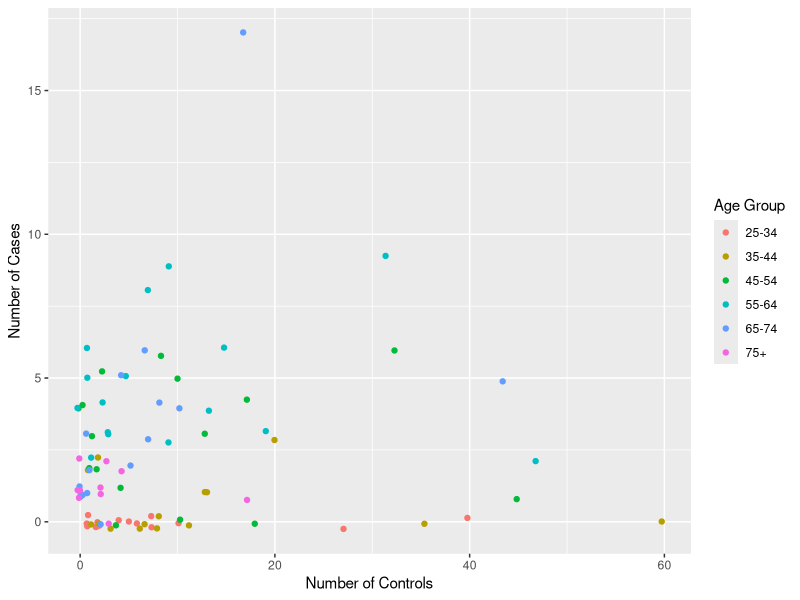
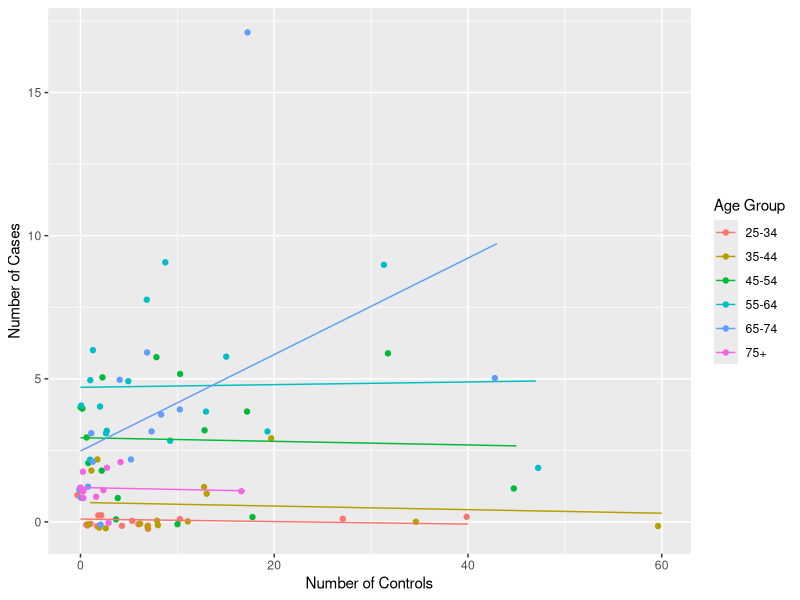
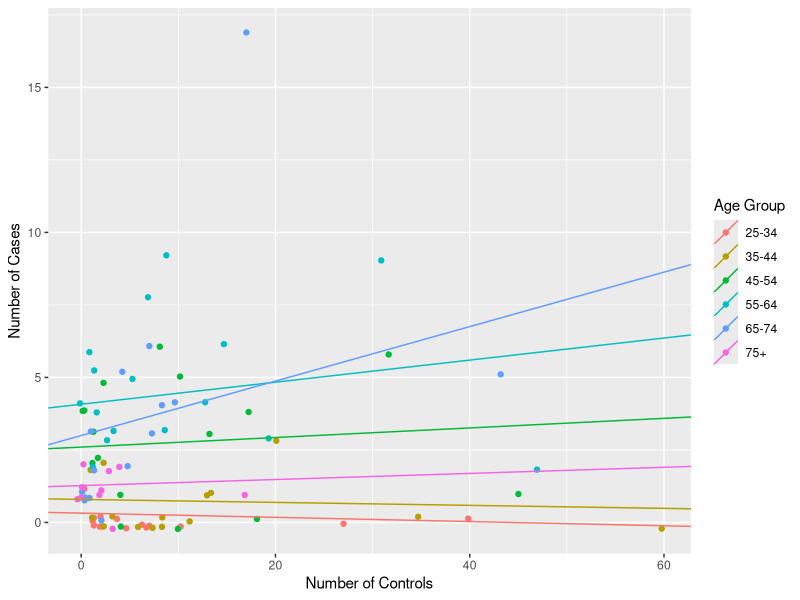
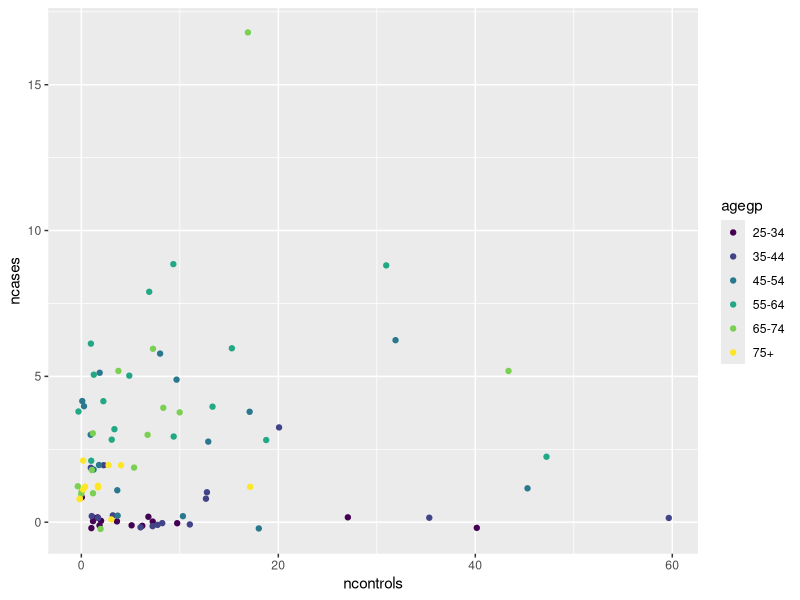
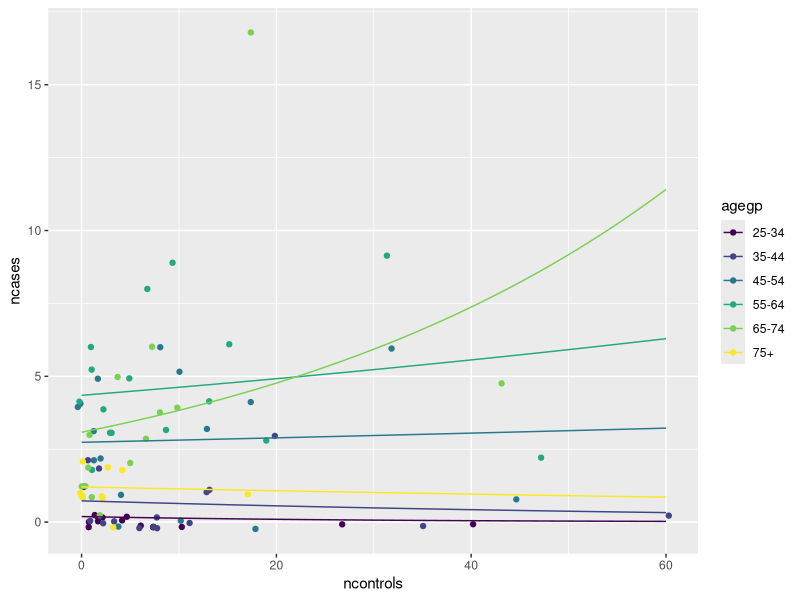
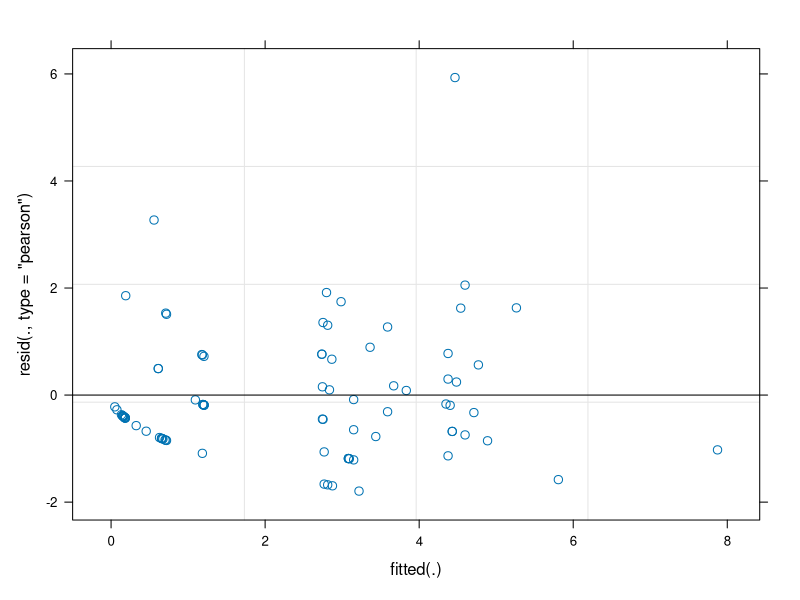

Recreate these plots in R, in order.
## ---- chunk 1
suppressMessages(library(tidyverse))
library(plyr)
dat <- as_tibble(esoph) %>% 
    mutate(agegp = as.character(agegp))
(p <- ggplot(dat, aes(ncontrols, ncases, group=agegp, colour=agegp)) +
    geom_jitter(height=0.25) +
    scale_colour_discrete("Age Group") +
    ylab("Number of Cases") + xlab("Number of Controls"))
## ---- chunk 2
p + geom_smooth(method="lm", se=FALSE, size=0.5)
## ---- chunk 3
dat %>% 
    group_by(agegp) %>% 
    summarise(n=length(ncases))
## ---- chunk 4
# library(tidyverse)
# library(broom)
# set.seed(1000)
# ## Number of groups
# g <- 10
# ## Number of observations per group
# ng <- 10
# ## Initiate slope and SE estimates
# beta1hat <- numeric(0)
# se <- numeric(0)
# for (i in 1:1000) {
#   ## Generate intercept and slope from a joint Normal distribution
#   beta0 <- rnorm(g)
#   beta1 <- 1 + beta0 + rnorm(g)
#   ## Generate iid data from within each group
#   dat <- tibble(group=LETTERS[1:g], beta0, beta1) %>%
#     mutate(x = map(beta0, ~ rnorm(ng))) %>%
#     unnest() %>%
#     group_by(group) %>%
#     mutate(eps = rnorm(length(x)),
#            y = beta0 + beta1 * x + eps)
#   ## Fit a linear regression, forcing a common slope
#   fit <- lm(y ~ x + group, data=dat) %>%
#     tidy()
#   beta1hat[i] <- fit$estimate[2]
#   se[i] <- fit$std.error[2]
# }
# ## Actual SE:
# sd(beta1hat)
# ## SE given from the lm fit:
# mean(se)
# 
# ## Here's a plot of the last sample generated:
# ggplot(dat, aes(x, y)) +
#   geom_point(aes(colour=group), alpha=0.5) +
#   theme_bw()
## ---- chunk 5
library(lme4)
fit <- lmer(ncases ~ ncontrols + (ncontrols | agegp), 
            data=dat)
## ---- chunk 6
summary(fit)
## ---- chunk 7
(par_coll <- coef(fit)[[1]])
## ---- chunk 8
## Put the slopes and intercepts with the data frame:
par_coll %>% 
    rownames_to_column("agegp") %>% 
    left_join(dat, by="agegp")
par_coll <- rownames_to_column(par_coll)
dat <- ddply(dat, ~ agegp, function(df){
    pars <- subset(par_coll, rowname==unique(df$agegp))
    int <- pars$`(Intercept)`
    slp <- pars$ncontrols
    cbind(df, intercept=int, slope=slp)
})

## Plot
ggplot(dat, aes(ncontrols, ncases, group=agegp, colour=agegp)) +
    geom_jitter(height=0.25) +
    geom_abline(aes(intercept=intercept, slope=slope, colour=agegp)) +
    scale_colour_discrete("Age Group") +
    ylab("Number of Cases") + xlab("Number of Controls")
## ---- chunk 9
library(lme4)
## ---- chunk 10
library(ggplot2)
library(dplyr)
dat <- esoph
p <- ggplot(dat, aes(ncontrols, ncases)) +
    geom_jitter(aes(colour=agegp), height=0.25)
p
## ---- chunk 11
fit <- glmer(ncases ~ ncontrols + (1 + ncontrols | agegp), 
             data=dat, 
             family=poisson)
summary(fit)
## ---- chunk 12
(coef_fit <- coef(fit)$agegp)
## Colours with stat_function are not nice to deal with. Do manually.
p + stat_function(aes(colour="25-34"), fun = function(x) exp(coef_fit[1,1] + coef_fit[1,2]*x)) +
    stat_function(aes(colour="35-44"), fun = function(x) exp(coef_fit[2,1] + coef_fit[2,2]*x)) +
    stat_function(aes(colour="45-54"), fun = function(x) exp(coef_fit[3,1] + coef_fit[3,2]*x)) +
    stat_function(aes(colour="55-64"), fun = function(x) exp(coef_fit[4,1] + coef_fit[4,2]*x)) +
    stat_function(aes(colour="65-74"), fun = function(x) exp(coef_fit[5,1] + coef_fit[5,2]*x)) +
    stat_function(aes(colour="75+"),   fun = function(x) exp(coef_fit[6,1] + coef_fit[6,2]*x))
## ---- chunk 13
plot(fit)
